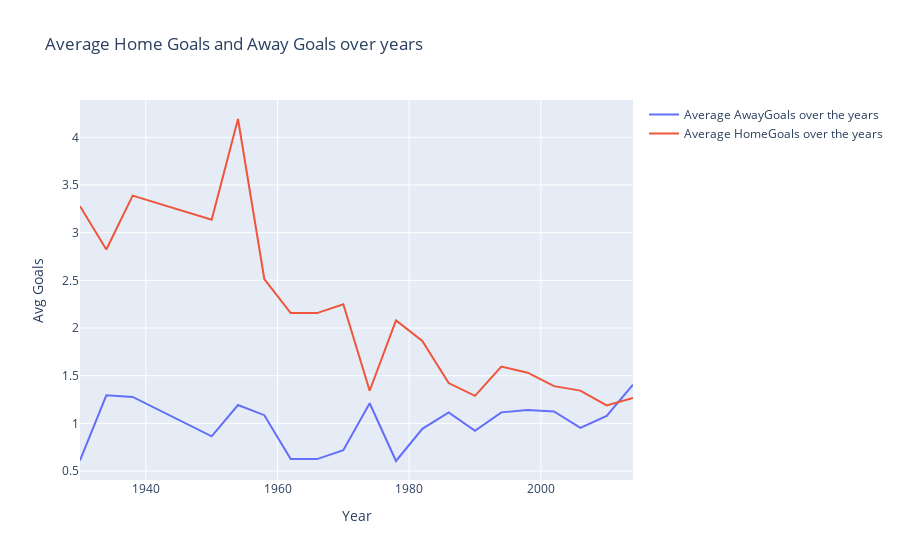

Source (notebook cell):
### Code cell
fig = go.Figure()

fig.add_trace(go.Scatter( x= matches_pivot.index, y= matches_pivot.AwayGoals, mode='lines', name= 'Average AwayGoals over the years'))
fig.add_trace(go.Scatter( x= matches_pivot.index, y= matches_pivot.HomeGoals, mode='lines', name= 'Average HomeGoals over the years'))

fig.update_layout(title = "Average Home Goals and Away Goals over years", xaxis_title= 'Year', yaxis_title= 'Avg Goals' )

### Figure 1 — Plotly figure (JSON) as saved in the notebook; plotly's stock layout.template omitted (floating-point values rounded to 4 significant figures)
{"data": [{"mode": "lines", "name": "Average AwayGoals over the years", "type": "scatter", "x": [1930, 1934, 1938, 1950, 1954, 1958, 1962, 1966, 1970, 1974, 1978, 1982, 1986, 1990, 1994, 1998, 2002, 2006, 2010, 2014], "y": [0.6111, 1.294, 1.278, 0.8636, 1.192, 1.086, 0.625, 0.625, 0.7188, 1.211, 0.6053, 0.9423, 1.115, 0.9231, 1.115, 1.141, 1.125, 0.9531, 1.078, 1.406]}, {"mode": "lines", "name": "Average HomeGoals over the years", "type": "scatter", "x": [1930, 1934, 1938, 1950, 1954, 1958, 1962, 1966, 1970, 1974, 1978, 1982, 1986, 1990, 1994, 1998, 2002, 2006, 2010, 2014], "y": [3.278, 2.824, 3.389, 3.136, 4.192, 2.514, 2.156, 2.156, 2.25, 1.342, 2.079, 1.865, 1.423, 1.288, 1.596, 1.531, 1.391, 1.344, 1.188, 1.266]}], "layout": {"title": {"text": "Average Home Goals and Away Goals over years"}, "xaxis": {"title": {"text": "Year"}}, "yaxis": {"title": {"text": "Avg Goals"}}}}
